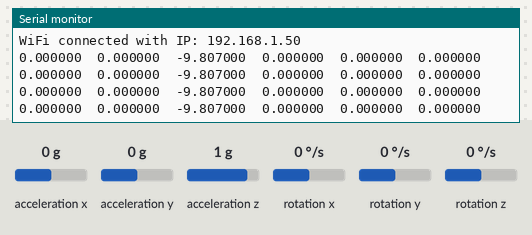
Recording of a sketch running on a simulated ESP32. On the bench: the last lines printed to the serial monitor. The test bench sets the inputs (shaded band); at power-on: acceleration x 0 g, acceleration y 0 g, acceleration z 1 g, rotation x 0 °/s, rotation y 0 °/s, rotation z 0 °/s. WiFi joins after 1.5 s; servers stay silent unless stated.

Above: at 3.7 s.
3.8 s: acceleration x set to -1.4 g
At 4.14 s:
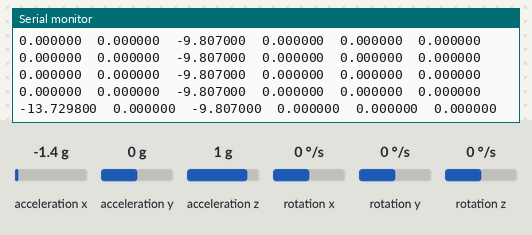
5.3 s: acceleration y set to -1.4 g
At 5.37 s:
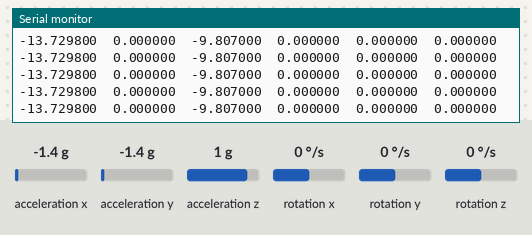
6.8 s: acceleration z set to -1.4 g
At 6.9 s:
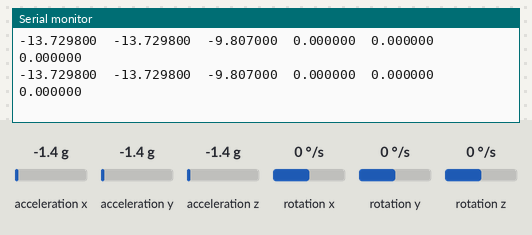
8.3 s: rotation x set to -192 °/s
At 8.43 s:
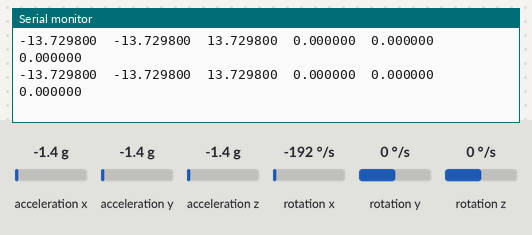
9.8 s: rotation y set to -192 °/s
At 9.96 s:
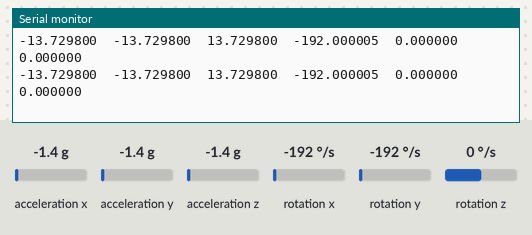

The sketch:

Trabajo.ino
```cpp
#include <Arduino.h>
#include "MPU9250.h"
#include <WiFi.h>

// an MPU9250 object with the MPU-9250 sensor on I2C bus 0 with address 0x68
MPU9250 IMU(Wire,0x68);
int status;

const char* ssid       = "iPhone";
const char* password   = "123456789";

const uint16_t port = 8090;
const char * host = "172.20.10.3";


void setup() {

  Serial.begin(115200);
  delay(1000);

  WiFi.begin(ssid, password);
  while (WiFi.status() != WL_CONNECTED) {
    delay(500);
    Serial.println("...");
  }

  Serial.print("WiFi connected with IP: ");
  Serial.println(WiFi.localIP());


  while(!Serial) {}

  // start communication with IMU
  status = IMU.begin();
  if (status < 0) {
    while(1) {}
  }

  //  Frecuencia de muestreo de 10Hz (cada 100ms)
  IMU.setSrd(99);
}


void loop() {

  WiFiClient client;

  while(!client.connect(host, port)){
    Serial.println("Connection to host failed");
    delay(1000);
  }

  IMU.readSensor();

  Serial.print(IMU.getAccelX_mss(),6);
  Serial.print("\t");
  Serial.print(IMU.getAccelY_mss(),6);
  Serial.print("\t");
  Serial.print(IMU.getAccelZ_mss(),6);
  Serial.print("\t");
  Serial.print(degrees(IMU.getGyroX_rads()),6);
  Serial.print("\t");
  Serial.print(degrees(IMU.getGyroY_rads()),6);
  Serial.print("\t");
  Serial.println(degrees(IMU.getGyroZ_rads()),6);


  client.print("1");
  client.print(IMU.getAccelX_mss(),6);
  client.print("\t");
  client.print(IMU.getAccelY_mss(),6);
  client.print("\t");
  client.print(IMU.getAccelZ_mss(),6);
  client.print("\t");
  client.print(degrees(IMU.getGyroX_rads()),6);
  client.print("\t");
  client.print(degrees(IMU.getGyroY_rads()),6);
  client.print("\t");
  client.print(degrees(IMU.getGyroZ_rads()),6);
  delay(100);
  client.stop();

}
```

Measured:
- after the input at 3.8 s, the serial monitor: prints a new line after 0.13 s (image 1)
